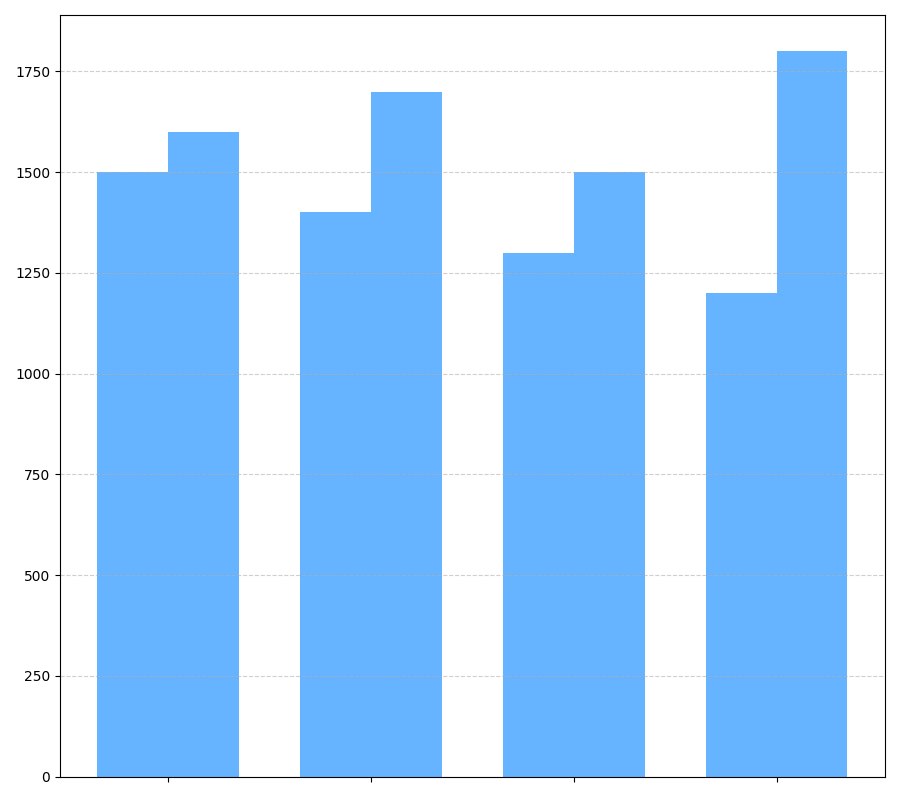

Generate this figure with Python:
import matplotlib.pyplot as plt
import numpy as np

regions = ['North', 'South', 'East', 'West']
fruit_juice_sales = [1200, 1500, 1400, 1300]
soda_sales = [1800, 1600, 1700, 1500]

sorted_data = sorted(zip(fruit_juice_sales, soda_sales, regions), reverse=True)
fruit_juice_sales, soda_sales, regions = zip(*sorted_data)

x = np.arange(len(regions))
width = 0.35

fig, ax1 = plt.subplots(figsize=(9, 8))

# Apply a single color to both fruit_juice_sales and soda_sales
single_color = '#66b3ff'
ax1.bar(x - width/2, fruit_juice_sales, width, color=single_color)
ax1.bar(x + width/2, soda_sales, width, color=single_color)

ax1.set_xticks(x)
ax1.set_xticklabels([])  
ax1.grid(axis='y', linestyle='--', alpha=0.6)
ax1.legend().set_visible(False)  

plt.tight_layout()
plt.show()
